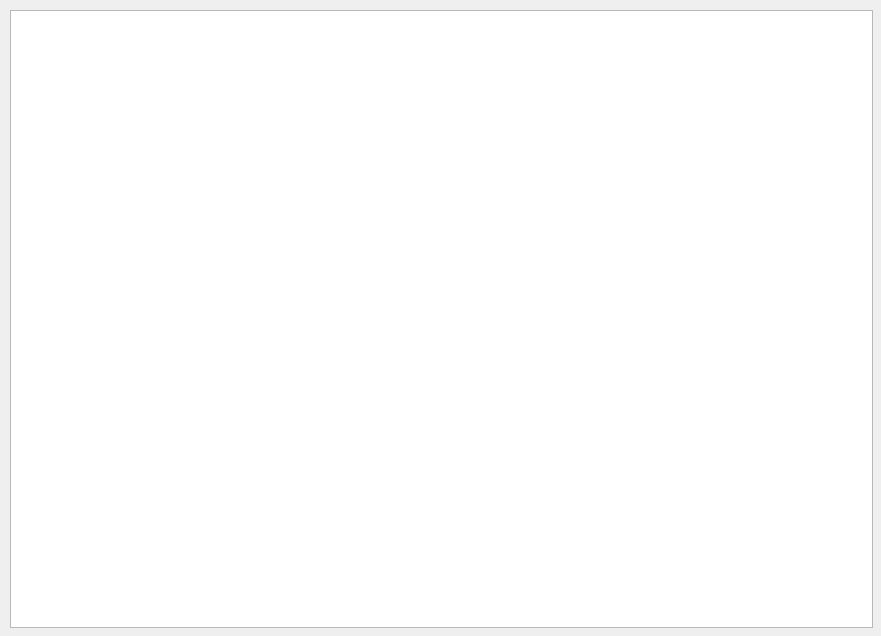
<?xml version="1.0" encoding="UTF-8"?>
<ui version="4.0">
 <class>ShareWidget</class>
 <widget class="QWidget" name="ShareWidget">
  <property name="geometry">
   <rect>
    <x>0</x>
    <y>0</y>
    <width>881</width>
    <height>636</height>
   </rect>
  </property>
  <property name="windowTitle">
   <string>Form</string>
  </property>
  <widget class="QListWidget" name="listWidget">
   <property name="geometry">
    <rect>
     <x>10</x>
     <y>10</y>
     <width>863</width>
     <height>618</height>
    </rect>
   </property>
  </widget>
 </widget>
 <resources/>
 <connections/>
</ui>
